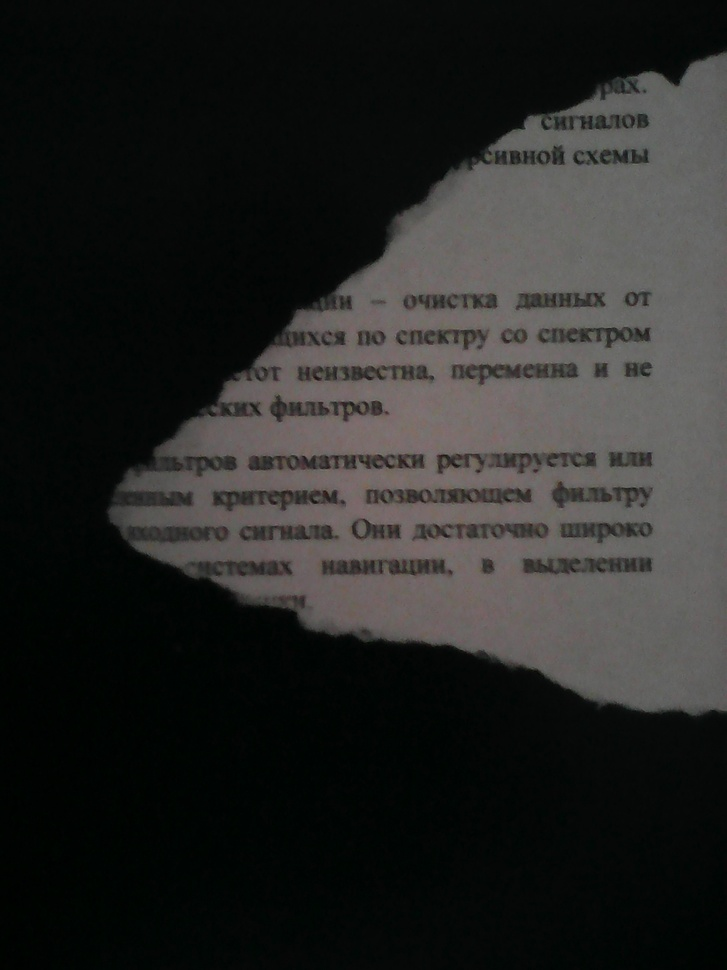
#> input picture resources/img/IMG_20161012_224217.jpg, 727 x 970 px, shrunk from 1920 x 2560 before the run
$ python segment_document.py ../resources/img/IMG_20161012_224217.jpg 100 3 5
#> lines starting #> are read from the running program, lines starting #| are printed output that depends on the picture; after the words box and inside, x2 and y2 are one past the last pixel; in counts of white or black regions, pixels touching at a corner belong together
#> further down, img_colored is the input picture: shape (970, 727, 3); mean B, G, R 36.4, 38, 37.5
### document_restorer/operations/imgbin.py
import cv2
import numpy as np


class Binaizer(object):
    """Converts an image to binary."""

    def binarize(selfself, img):
        pass


class ThresholdBinarizer(Binaizer):
    """Uses simple rule to binarize every pixel of an image: if intensity is less than threshold - set 0, else - set max value.
    Calculation of threshold and maximum value must be implemented in subclasses. Accepts only single channel 8bit images."""

    def _calcThreshold(self, img):
        pass

    def _calcMaxValue(self, img):
        pass

    def binarize(self, img):
        if (len(img.shape) > 2 and img.shape[2] > 1) or img.dtype != np.uint8:
            raise Exception('single UINT8 channel image expected')
        return cv2.threshold(img, self._calcThreshold(img), self._calcMaxValue(img), cv2.THRESH_BINARY)[1]
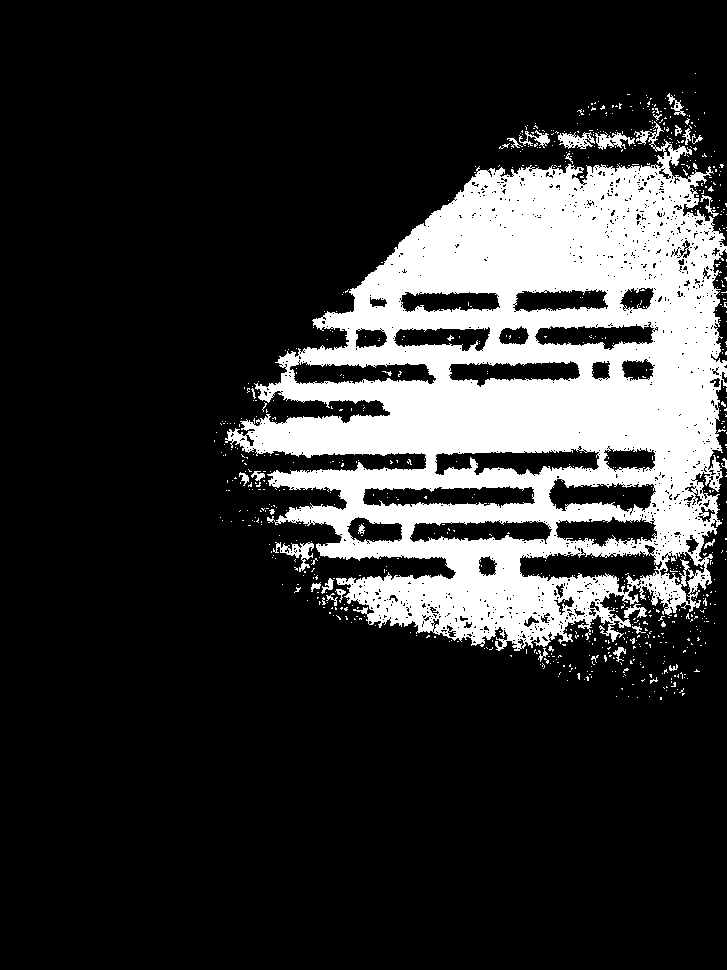
#> returned value: shape (970, 727); 19.3% white; 771 white regions (737 under 20 px), largest, box (x1, y1, x2, y2) and area: (225, 121, 727, 651) 130955, (273, 542, 314, 572) 408, (558, 132, 595, 149) 359


class SimpleBinarizer(ThresholdBinarizer):
    """Converts image to black-white with specified threshold value."""

    def __init__(self, threshold):
        self.__threshold = threshold

    def _calcThreshold(self, img):
        return self.__threshold

    def _calcMaxValue(self, img):
        return 255

### document_restorer/edges/detect.py
import cv2
import numpy as np

from document_restorer.operations.imgbin import SimpleBinarizer


class EdgeDetector(object):
    """Returns edges as a binary image"""

    def getEdges(self, img):
        pass

    def getArea(self, img):
        pass


class MorphEdgeDetector(EdgeDetector):
    """Applies the specified binarization algorithm to an image
    and finds edge points using morphological transformations"""

    def __init__(self, binarizer, inside=True, thickness=1):
        self.__binarizer = binarizer
        self.inside = inside
        self.thickness = thickness

    # [12 lines left out: function getEdges, not called in this run]

    def getArea(self, img):
        return self.__binarizer.binarize(img)


class ClosingMorphEdgeDetector(MorphEdgeDetector):
    """Applies closing morphological operation with specified kernel
    to binary image before finding contours"""

    def __init__(self, kernel, binarizer, inside=True, thickness=1):
        super(ClosingMorphEdgeDetector, self).__init__(binarizer, inside, thickness)
        self.kernel = kernel

    def getArea(self, img):
        area = MorphEdgeDetector.getArea(self, img)
        return cv2.morphologyEx(area, cv2.MORPH_CLOSE, self.kernel)
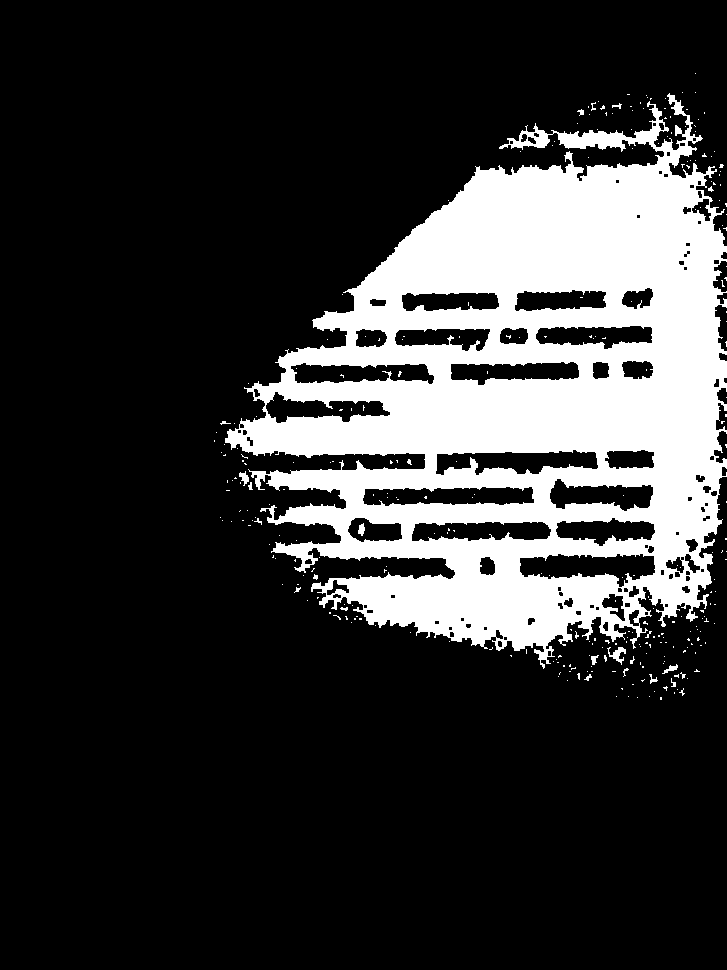
#> returned value: shape (970, 727); 20.6% white; 299 white regions (281 under 20 px)


class CannyEdgeDetector(EdgeDetector):
    """Calculates contour using Canny edge detection algorithm"""

    # [5 lines left out: function __init__, not called in this run]

    def getEdges(self, img):
        return cv2.Canny(image=img, threshold1=self.low, threshold2=self.high,
            apertureSize=self.ksize, L2gradient=self.presice)

    def getArea(self, img):
        raise NotImplementedError('method not supported')


class EdgeDetectorFactory(object):

    def createMorphEdgeDetector(self, threshold, inside=True):
        return MorphEdgeDetector(SimpleBinarizer(threshold), inside)

    def createClosingMorphEdgeDetector(self, threshold, ksize, inside=True, thickness=1):
        return ClosingMorphEdgeDetector(
            np.ones((ksize, ksize), np.uint8), SimpleBinarizer(threshold), inside, thickness)

    def createCannyEdgeDetector(self, low, high):
        return CannyEdgeDetector(low, high)

### document_restorer/operations/segment.py
import cv2


class Rect(object):

    def __init__(self, x, y, w, h):
        self.x = x
        self.y = y
        self.w = w
        self.h = h

    def topLeft(self):
        return self.x, self.y

    def bottomRight(self):
        return self.x + self.w, self.y + self.h


class ImageSegmenter(object):

    def __init__(self, edge_detector):
        self.edge_detector = edge_detector

    def segment(self, img):
        binary_closed = self.edge_detector.getArea(img)
        contours = cv2.findContours(binary_closed, cv2.RETR_EXTERNAL, cv2.CHAIN_APPROX_SIMPLE)[1]
#> contours = 252 contours, 247 with area under 20; largest, box (x1, y1, x2, y2) and area: (225, 93, 727, 669) 173904, (607, 647, 626, 665) 96, (239, 471, 249, 486) 56, (662, 664, 678, 674) 42, (591, 655, 599, 665) 30
        rectangles = []
        for cont in contours:
            x, y, w, h = cv2.boundingRect(cont)
            rect_candidate = Rect(x, y, w, h)
            if rect_candidate.w < img.shape[1] / 2 or rect_candidate.h < img.shape[0] / 100:
                continue
            rectangles.append(rect_candidate)
#> this loop made 252 passes
#> (x, y, w, h) on passes 2 to 4: (637, 697, 1, 1), (649, 696, 1, 1), (628, 696, 1, 1)
#> after the loop, rectangles = 1 item
        return rectangles

### document_restorer/segment_document.py
import cv2
import sys
from edges.detect import EdgeDetectorFactory
from operations.segment import ImageSegmenter


img_path = str(sys.argv[1])
threshold = int(sys.argv[2])
kernel_size = int(sys.argv[3])
inside = int(sys.argv[4]) == 1

img_colored = cv2.imread(img_path)
img = cv2.cvtColor(img_colored, cv2.COLOR_BGR2GRAY)

edge_detector = EdgeDetectorFactory().createClosingMorphEdgeDetector(threshold, kernel_size, inside)
segmenter = ImageSegmenter(edge_detector)
segments = segmenter.segment(img)
#> segments = 1 item
for s in segments:
    cv2.rectangle(img_colored, s.topLeft(), s.bottomRight(), (0, 255, 0), 1)
#> this loop made 1 pass
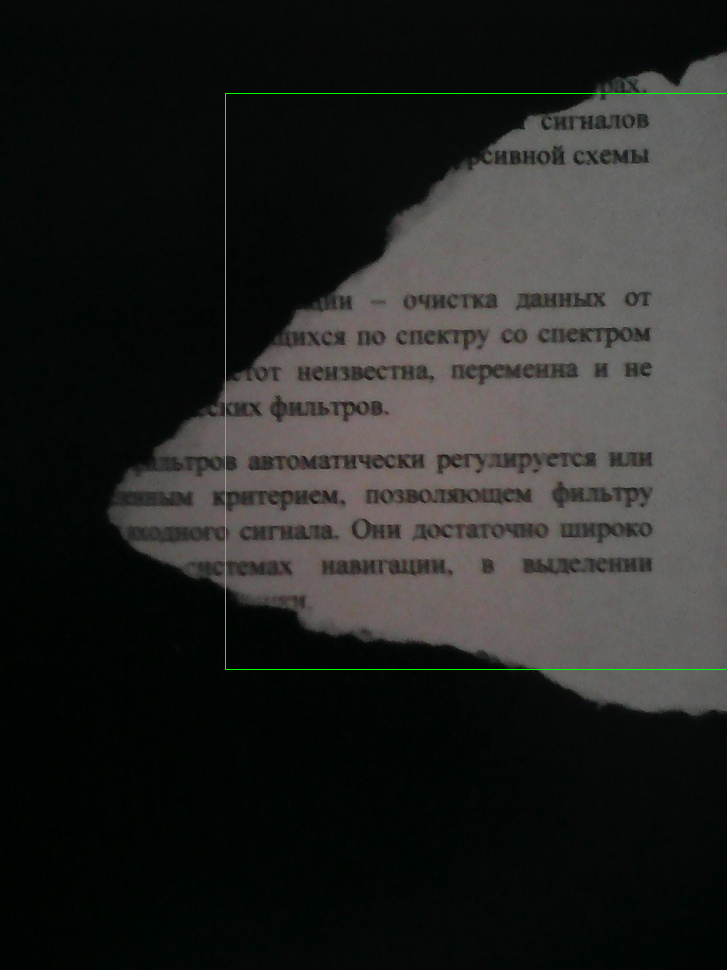
#> img_colored: shape (970, 727, 3); 0.22% of pixels changed, all inside (x1, y1, x2, y2) = (225, 93, 727, 670)

cv2.imwrite('segmented.png', img_colored)
cv2.imshow('segmented', img_colored)
cv2.waitKey(0)

exit(0)
#> (the program exits here)

$ run again, on resources/img/IMG_20161012_224357.jpg
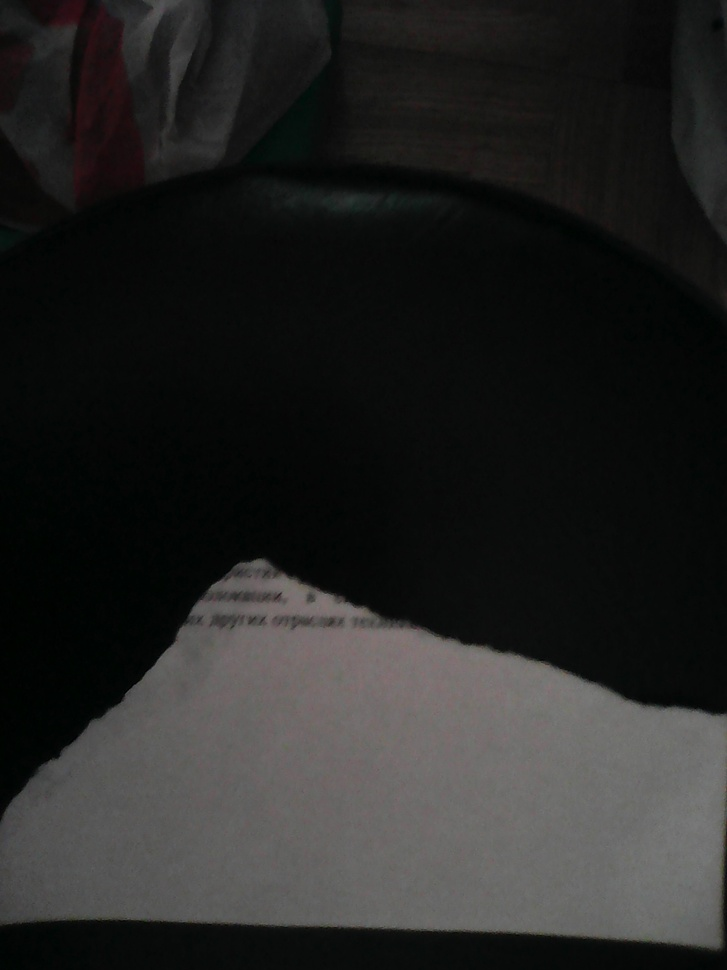
#> input picture resources/img/IMG_20161012_224357.jpg, 727 x 970 px, shrunk from 1920 x 2560 before the run
#> img_colored is the input picture: shape (970, 727, 3); mean B, G, R 36.1, 37.2, 37
#> in getArea, `return cv2.morphologyEx(area, cv2.MORPH_CLOSE, self.kernel)`:
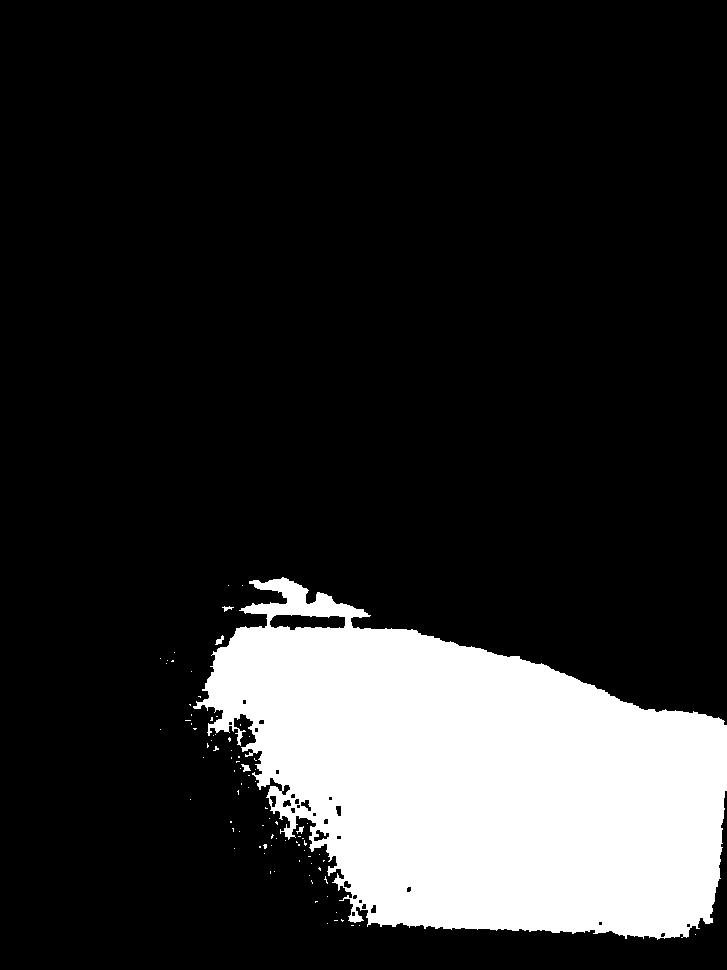
#> returned value: shape (970, 727); 17.4% white; 87 white regions (82 under 20 px)
#> contours = 87 contours, 84 with area under 20; largest, box (x1, y1, x2, y2) and area: (193, 577, 727, 940) 122590, (241, 764, 251, 772) 30, (215, 635, 224, 645) 30
#> the loop in segment, `for cont in contours:` made 87 passes
#> (x, y, w, h) on passes 1, 2, 4, 6, 7, 9, 10, 11: (695, 934, 1, 1), (359, 925, 1, 1), (327, 923, 1, 1), (341, 919, 3, 3), (336, 912, 1, 1), (327, 896, 1, 1), (311, 880, 2, 4), (324, 876, 4, 8)
#> after the loop in segment, `for cont in contours:`: rectangles = 1 item
#> the loop `for s in segments:` made 1 pass
#> after the loop `for s in segments:`:
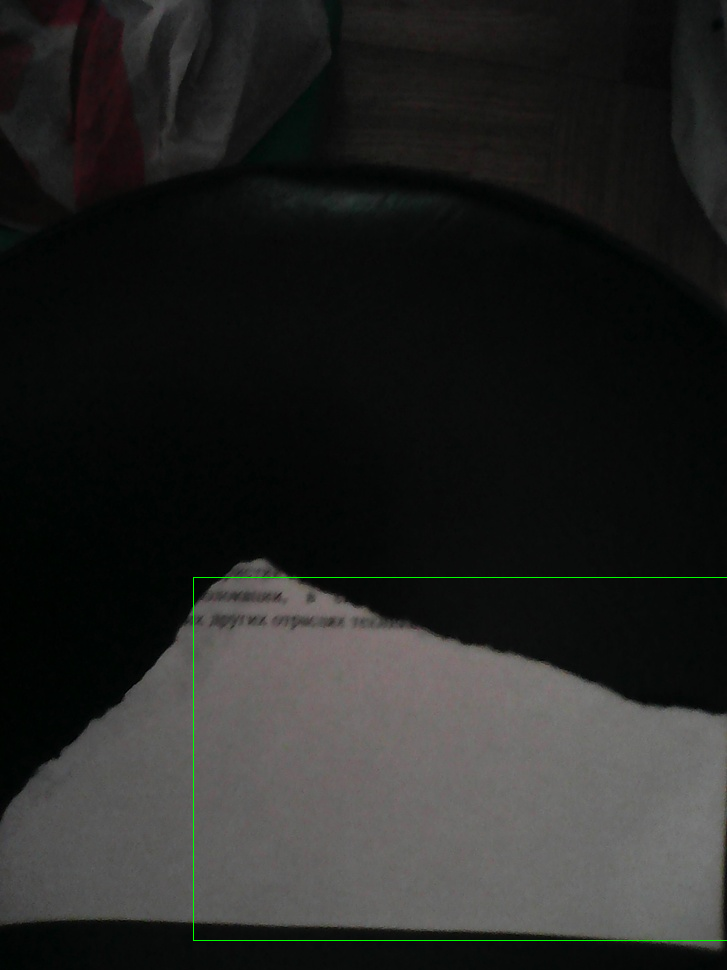
#> img_colored: shape (970, 727, 3); 0.2% of pixels changed, all inside (x1, y1, x2, y2) = (193, 577, 727, 941)

$ run again, on resources/img/img1.jpg
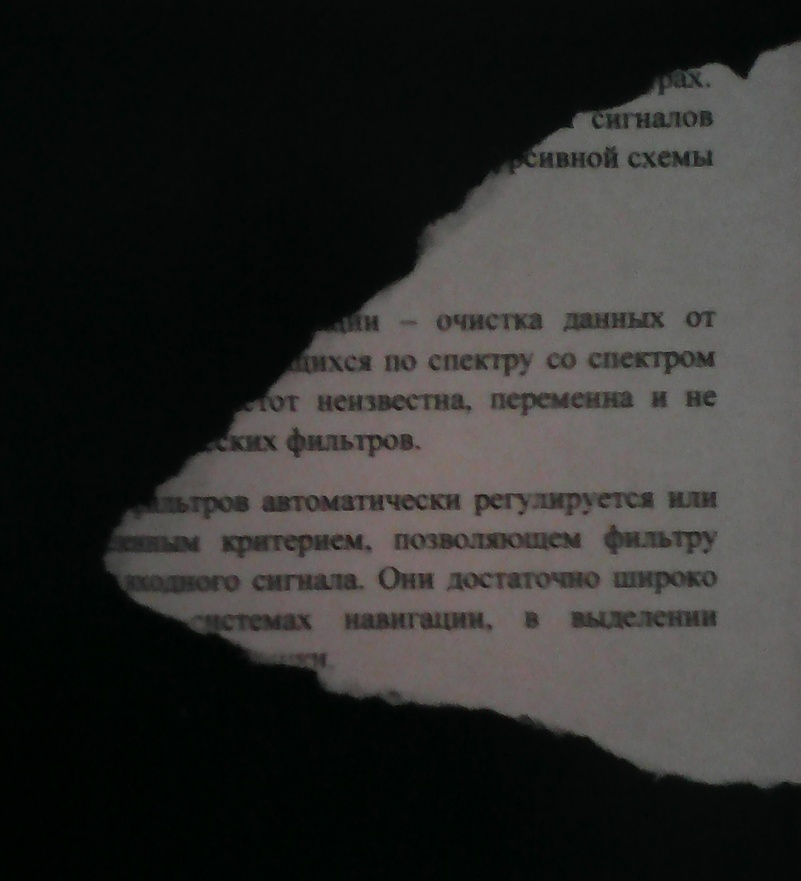
#> input picture resources/img/img1.jpg, 801 x 881 px, shrunk from 1879 x 2065 before the run
#> img_colored is the input picture: shape (881, 801, 3); mean B, G, R 44.9, 46.5, 46.9
#> in getArea, `return cv2.morphologyEx(area, cv2.MORPH_CLOSE, self.kernel)`:
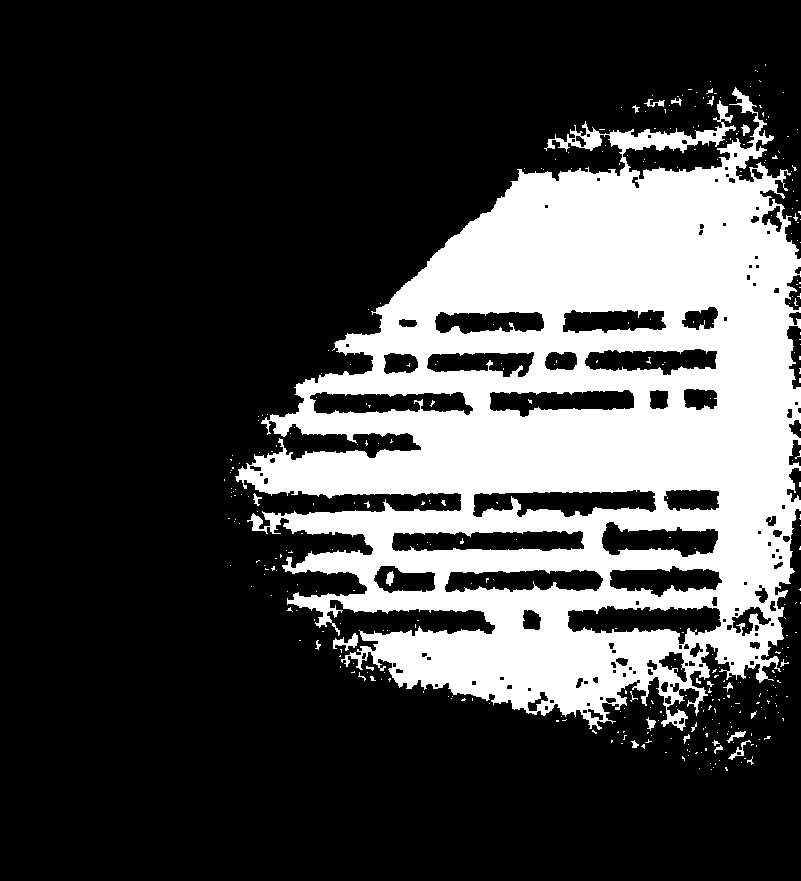
#> returned value: shape (881, 801); 26.2% white; 369 white regions (343 under 20 px)
#> contours = 328 contours, 318 with area under 20; largest, box (x1, y1, x2, y2) and area: (235, 87, 801, 731) 217948, (333, 633, 358, 651) 150, (728, 740, 751, 760) 75, (727, 731, 746, 743) 58, (646, 717, 656, 731) 44
#> the loop in segment, `for cont in contours:` made 328 passes
#> (x, y, w, h) on passes 1 to 3: (711, 769, 1, 1), (699, 768, 1, 1), (725, 767, 3, 4)
#> after the loop in segment, `for cont in contours:`: rectangles = 1 item
#> the loop `for s in segments:` made 1 pass
#> after the loop `for s in segments:`:
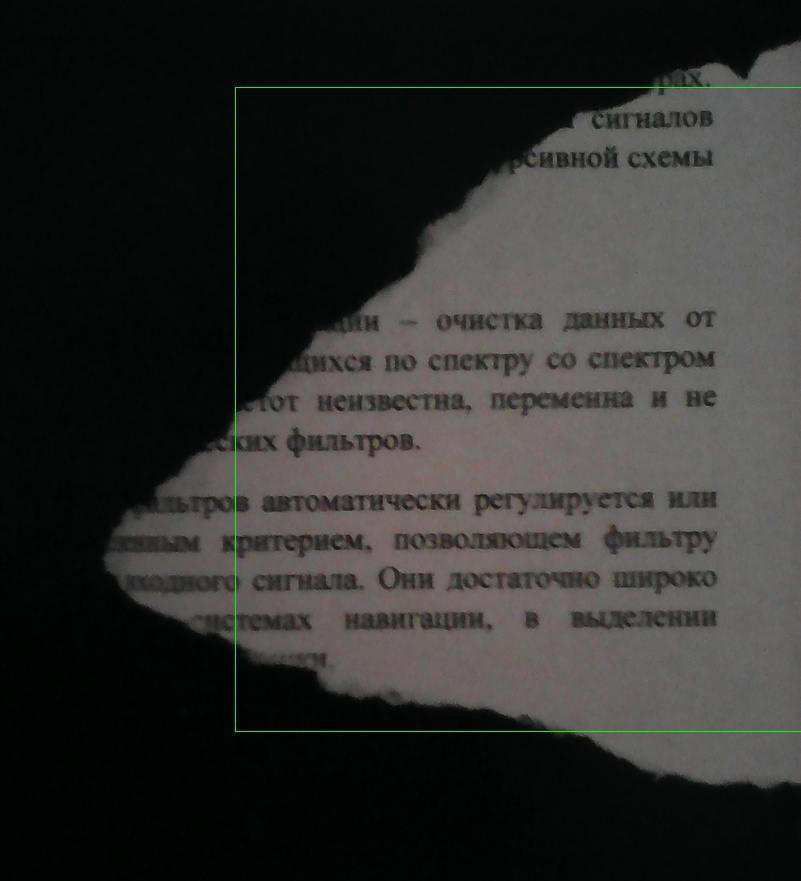
#> img_colored: shape (881, 801, 3); 0.25% of pixels changed, all inside (x1, y1, x2, y2) = (235, 87, 801, 732)
